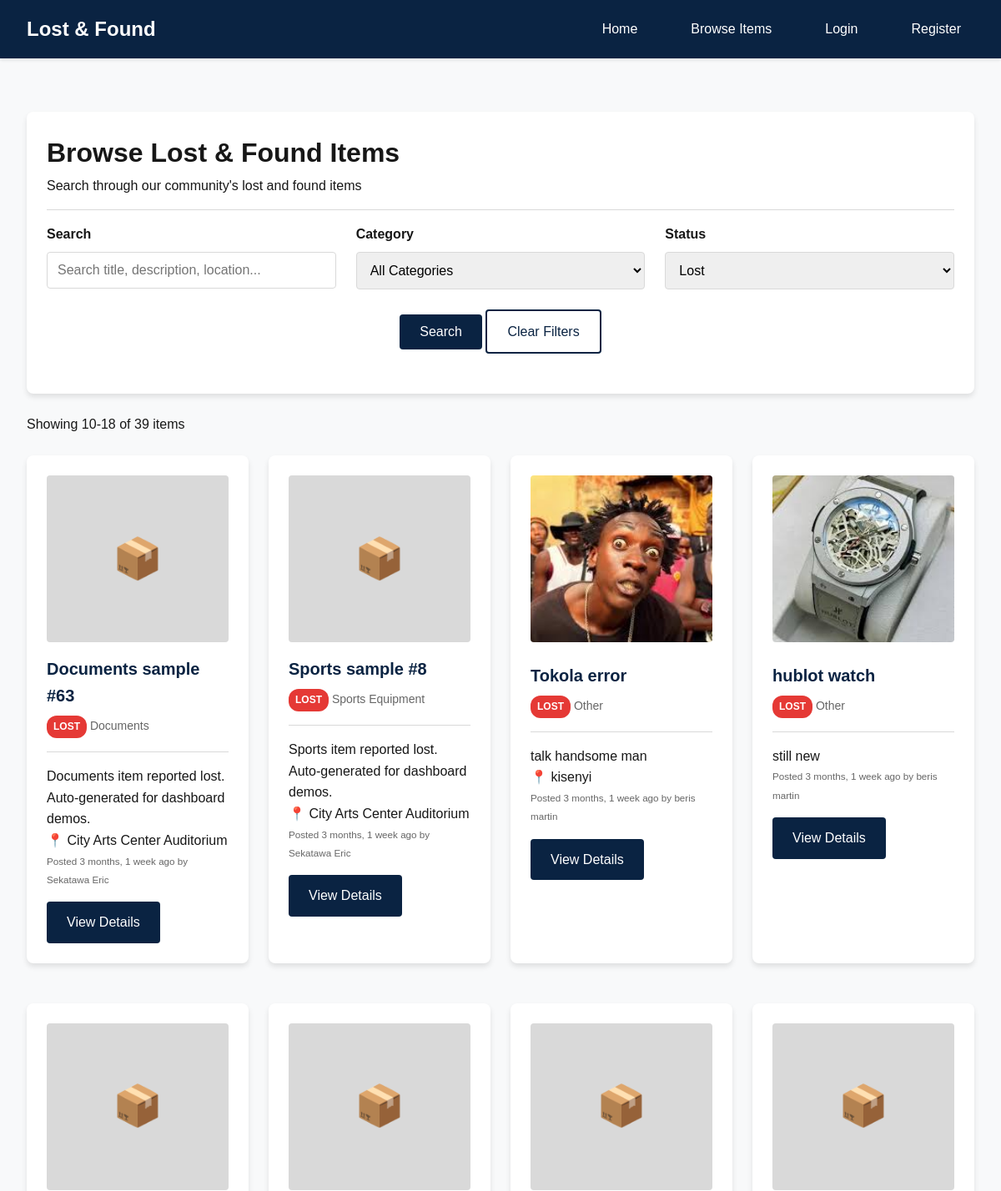
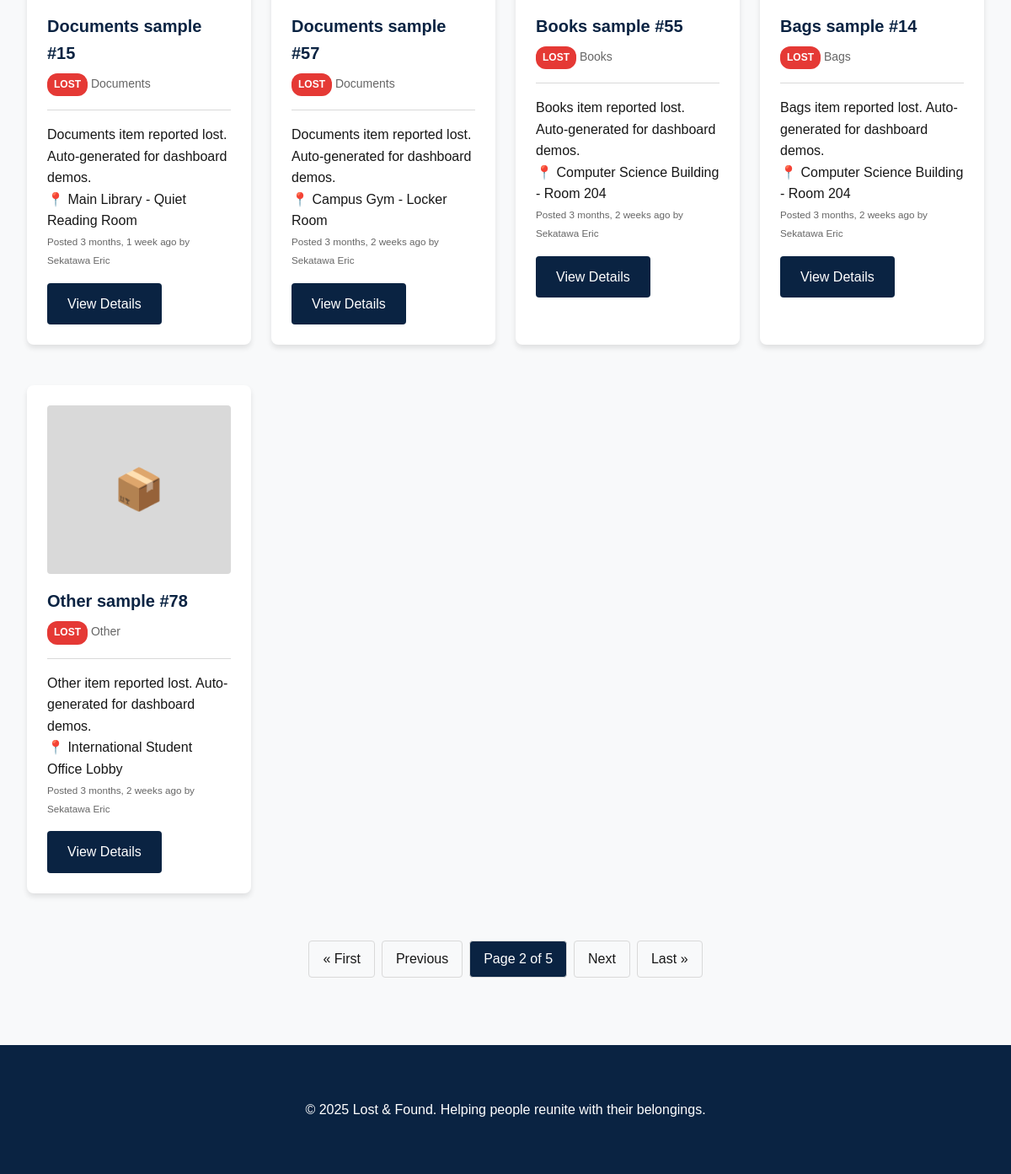
/items/?page=2&status=lost, run on the app's committed database (2 pictures, top to bottom).
### items/models.py (models this page shows, shortened)
class Item(models.Model):
    CATEGORY_CHOICES = [
        ('electronics', 'Electronics'),
        ('clothing', 'Clothing'),
        ('jewelry', 'Jewelry'),
        ('documents', 'Documents'),
        ('keys', 'Keys'),
        ('bags', 'Bags'),
        ('books', 'Books'),
        ('sports', 'Sports Equipment'),
        ('toys', 'Toys'),
        ('other', 'Other'),
    ]
    STATUS_CHOICES = [
        ('lost', 'Lost'),
        ('found', 'Found'),
        ('returned_to_owner', 'Returned to Owner'),
        ('archived', 'Archived'),
    ]
    title = models.CharField(max_length=200)
    description = models.TextField()
    category = models.CharField(max_length=50, choices=CATEGORY_CHOICES, default='other')
    status = models.CharField(max_length=20, choices=STATUS_CHOICES, default='lost')
    image = models.ImageField(
        upload_to='item_images/',
        blank=True,
        null=True,
        help_text="Upload an image of the item"
    )
    user = models.ForeignKey(
        settings.AUTH_USER_MODEL,
        on_delete=models.CASCADE,
        related_name='items'
    )
    location_lost_found = models.CharField(
        max_length=200,
        blank=True,
        help_text="Where was this item lost or found?"
    )
    date_lost_found = models.DateTimeField(
        blank=True,
        null=True,
        help_text="When was this item lost or found?"
    )
    contact_info = models.TextField(
        blank=True,
        help_text="Additional contact information or instructions"
    )
    is_active = models.BooleanField(default=True)
    created_at = models.DateTimeField(auto_now_add=True)
    updated_at = models.DateTimeField(auto_now=True)
    class Meta:
        ordering = ['-created_at']
    @property
    def main_image(self):
        if self.image:
            return self.image
        first_item_image = self.item_images.first()
        return first_item_image.image if first_item_image else None

### users/models.py (models this page shows, shortened)
class User(AbstractUser):
    email = models.EmailField(unique=True)
    first_name = models.CharField(max_length=150)
    last_name = models.CharField(max_length=150)

### items/views.py (the view)
# urls.py: path('items/', views.item_list, name='item_list'),
def item_list(request):
    items = Item.objects.filter(is_active=True)
    search_query = request.GET.get('search')
    if search_query:
        items = items.filter(
            Q(title__icontains=search_query) |
            Q(description__icontains=search_query) |
            Q(location_lost_found__icontains=search_query)
        )
    category_filter = request.GET.get('category')
    if category_filter:
        items = items.filter(category=category_filter)
    status_filter = request.GET.get('status')
    if status_filter:
        items = items.filter(status=status_filter)
    paginator = Paginator(items, 9)
    page_number = request.GET.get('page')
    page_obj = paginator.get_page(page_number)
    categories = Item.CATEGORY_CHOICES
    statuses = Item.STATUS_CHOICES
    context = {
        'page_obj': page_obj,
        'search_query': search_query,
        'category_filter': category_filter,
        'status_filter': status_filter,
        'categories': categories,
        'statuses': statuses,
    }
    return render(request, 'items/item_list.html', context)

### templates/items/item_list.html (shortened to what this page needs)
{% extends 'base.html' %}
{% block content %}
<div class="card mb-3">
    <div class="card-header">
        <h1>Browse Lost & Found Items</h1>
        <p>Search through our community's lost and found items</p>
    </div>
    <form method="get" class="mb-3">
        <div class="grid grid-3">
            <div class="form-group">
                <label for="search">Search</label>
                <input type="text" name="search" id="search" class="form-control"
                       placeholder="Search title, description, location..."
                       value="{{ search_query|default:'' }}">
            </div>
            <div class="form-group">
                <label for="category">Category</label>
                <select name="category" id="category" class="form-control">
                    <option value="">All Categories</option>
                </select>
            </div>
            <div class="form-group">
                <label for="status">Status</label>
                <select name="status" id="status" class="form-control">
                    {% for value, display in statuses %}
                        <option value="{{ value }}" {% if status_filter == value %}selected{% endif %}>
                            {{ display }}
                        </option>
                    {% endfor %}
                </select>
            </div>
        </div>
        <div class="text-center">
            <button type="submit" class="btn btn-primary">Search</button>
            <a href="{% url 'item_list' %}" class="btn btn-secondary">Clear Filters</a>
        </div>
    </form>
</div>
{% if page_obj %}
    <div class="mb-3">
        <p>Showing {{ page_obj.start_index }}-{{ page_obj.end_index }} of {{ page_obj.paginator.count }} items</p>
    </div>
    <div class="grid grid-3">
        {% for item in page_obj %}
        <div class="card">
            {% if item.main_image %}
                <img src="{{ item.main_image.url }}" alt="{{ item.title }}" class="card-image">
            {% else %}
                <div class="card-image" style="background-color: var(--neutral-gray); display: flex; align-items: center; justify-content: center; color: var(--text-black);">
                    <span style="font-size: 3rem;">📦</span>
                </div>
            {% endif %}
            <div class="card-header">
                <h4 class="card-title">{{ item.title }}</h4>
                <div class="card-meta">
                    <span class="badge badge-{{ item.status }}">{{ item.get_status_display }}</span>
                    <span>{{ item.get_category_display }}</span>
                </div>
            </div>
            <p>{{ item.description|truncatewords:20 }}</p>
            {% if item.location_lost_found %}
                <p><strong>📍</strong> {{ item.location_lost_found }}</p>
            {% endif %}
            <div class="card-meta mb-2">
                <small>Posted {{ item.created_at|timesince }} ago by {{ item.user.first_name }} {{ item.user.last_name }}</small>
            </div>
            <a href="{% url 'item_detail' item.pk %}" class="btn btn-primary">View Details</a>
        </div>
        {% endfor %}
    </div>
    {% if page_obj.has_other_pages %}
        <div class="pagination">
            {% if page_obj.has_previous %}
                <a href="?page=1{% if search_query %}&search={{ search_query }}{% endif %}{% if category_filter %}&category={{ category_filter }}{% endif %}{% if status_filter %}&status={{ status_filter }}{% endif %}">&laquo; First</a>
                <a href="?page={{ page_obj.previous_page_number }}{% if status_filter %}&status={{ status_filter }}{% endif %}">Previous</a>
            {% endif %}
            <span class="current">
                Page {{ page_obj.number }} of {{ page_obj.paginator.num_pages }}
            </span>
            {% if page_obj.has_next %}
                <a href="?page={{ page_obj.next_page_number }}{% if status_filter %}&status={{ status_filter }}{% endif %}">Next</a>
                <a href="?page={{ page_obj.paginator.num_pages }}{% if status_filter %}&status={{ status_filter }}{% endif %}">Last &raquo;</a>
            {% endif %}
        </div>
    {% endif %}
{% endif %}
{% endblock %}

### static/css/style.css (style rules this page uses)
:root { --primary-blue: #0A2342; --secondary-orange: #FF9F1C; --neutral-gray: #D9D9D9; --text-black: #171717; --success-green: #4CAF50; --error-red: #E53935; --white: #ffffff; }
* { margin: 0; padding: 0; box-sizing: border-box; }
body { font-family: 'Arial', sans-serif; line-height: 1.6; color: var(--text-black); background-color: #f8f9fa; }
.btn { display: inline-block; padding: 0.75rem 1.5rem; font-size: 1rem; text-decoration: none; border: none; border-radius: 4px; cursor: pointer; transition: all 0.3s ease; text-align: center; }
.btn-primary { background-color: var(--primary-blue); color: var(--white); }
.btn-secondary { background-color: var(--white); color: var(--primary-blue); border: 2px solid var(--primary-blue); }
.form-group { margin-bottom: 1.5rem; }
.form-group label { display: block; margin-bottom: 0.5rem; font-weight: 600; color: var(--text-black); }
.form-control { width: 100%; padding: 0.75rem; border: 1px solid var(--neutral-gray); border-radius: 4px; font-size: 1rem; transition: border-color 0.3s ease; }
.card { background-color: var(--white); border-radius: 8px; box-shadow: 0 4px 6px rgba(0,0,0,0.1); padding: 1.5rem; margin-bottom: 1.5rem; transition: transform 0.3s ease, box-shadow 0.3s ease; }
.card-header { border-bottom: 1px solid var(--neutral-gray); padding-bottom: 1rem; margin-bottom: 1rem; }
.card-title { font-size: 1.25rem; font-weight: bold; color: var(--primary-blue); margin-bottom: 0.5rem; }
.card-meta { color: #666; font-size: 0.875rem; }
.card-image { width: 100%; height: 200px; object-fit: cover; border-radius: 4px; margin-bottom: 1rem; }
.grid { display: grid; gap: 1.5rem; }
.grid-3 { grid-template-columns: repeat(auto-fit, minmax(250px, 1fr)); }
.badge { display: inline-block; padding: 0.25rem 0.5rem; font-size: 0.75rem; font-weight: bold; text-transform: uppercase; border-radius: 12px; color: var(--white); }
.badge-lost { background-color: var(--error-red); }
.pagination { display: flex; justify-content: center; gap: 0.5rem; margin-top: 2rem; }
.pagination a, .pagination span { padding: 0.5rem 1rem; border: 1px solid var(--neutral-gray); border-radius: 4px; text-decoration: none; color: var(--text-black); }
.pagination .current { background-color: var(--primary-blue); color: var(--white); }
.text-center { text-align: center; }
.mb-2 { margin-bottom: 1rem; }
.mb-3 { margin-bottom: 1.5rem; }

### data on the page
Item: title "Documents sample #63", status "LOST", category "Documents", description "Documents item reported lost. Auto-generated for dashboard demos.", location_lost_found "City Arts Center Auditorium", created_at "3 months, 1 week", user.first_name "Sekatawa", user.last_name "Eric"
Item: title "Sports sample #8", status "LOST", category "Sports Equipment", description "Sports item reported lost. Auto-generated for dashboard demos.", location_lost_found "City Arts Center Auditorium", created_at "3 months, 1 week", user.first_name "Sekatawa", user.last_name "Eric"
Item: main_image (picture), title "Tokola error", status "LOST", category "Other", description "talk handsome man", location_lost_found "kisenyi", created_at "3 months, 1 week", user.first_name "beris", user.last_name "martin"
Item: main_image (picture), title "hublot watch", status "LOST", category "Other", description "still new", created_at "3 months, 1 week", user.first_name "beris", user.last_name "martin"
Item: title "Documents sample #15", status "LOST", category "Documents", description "Documents item reported lost. Auto-generated for dashboard demos.", location_lost_found "Main Library - Quiet Reading Room", created_at "3 months, 1 week", user.first_name "Sekatawa", user.last_name "Eric"
Item: title "Documents sample #57", status "LOST", category "Documents", description "Documents item reported lost. Auto-generated for dashboard demos.", location_lost_found "Campus Gym - Locker Room", created_at "3 months, 2 weeks", user.first_name "Sekatawa", user.last_name "Eric"
Item: title "Books sample #55", status "LOST", category "Books", description "Books item reported lost. Auto-generated for dashboard demos.", location_lost_found "Computer Science Building - Room 204", created_at "3 months, 2 weeks", user.first_name "Sekatawa", user.last_name "Eric"
Item: title "Bags sample #14", status "LOST", category "Bags", description "Bags item reported lost. Auto-generated for dashboard demos.", location_lost_found "Computer Science Building - Room 204", created_at "3 months, 2 weeks", user.first_name "Sekatawa", user.last_name "Eric"
Item: title "Other sample #78", status "LOST", category "Other", description "Other item reported lost. Auto-generated for dashboard demos.", location_lost_found "International Student Office Lobby", created_at "3 months, 2 weeks", user.first_name "Sekatawa", user.last_name "Eric"

### other printed values
{{ page_obj.start_index }} "10"
{{ page_obj.end_index }} "18"
{{ page_obj.paginator.count }} "39"
{{ page_obj.number }} "2"
{{ page_obj.paginator.num_pages }} "5"
form field status "Lost"
